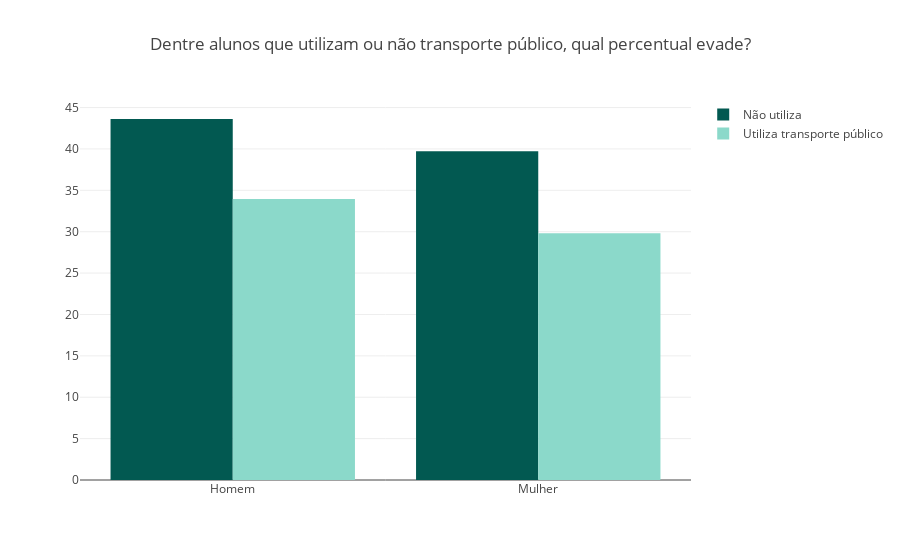

Notebook code for this chart:
### Code cell
title = 'Dentre alunos que utilizam ou não transporte público, qual percentual evade?'
x = 'CAT_IN_TRANSPORTE_PUBLICO'

plot_categoria_sexo(x, title, 'perc_sexo_transporte_evasao')

### Figure 1 — Plotly figure (JSON) as saved in the notebook; plotly's stock layout.template omitted (floating-point values rounded to 4 significant figures)
{"data": [{"marker": {"color": "#025951"}, "name": "Não utiliza", "type": "bar", "uid": "da4e4d4c-72ca-426a-a6a0-1b6a79571552", "x": ["Homem", "Mulher"], "y": [43.62, 39.71]}, {"marker": {"color": "#8BD9CA"}, "name": "Utiliza transporte público", "type": "bar", "uid": "cd5b436a-7c9d-4bde-b0b3-7e54ae1776ef", "x": ["Homem", "Mulher"], "y": [33.95, 29.81]}], "layout": {"title": {"text": "Dentre alunos que utilizam ou não transporte público, qual percentual evade?"}}}
